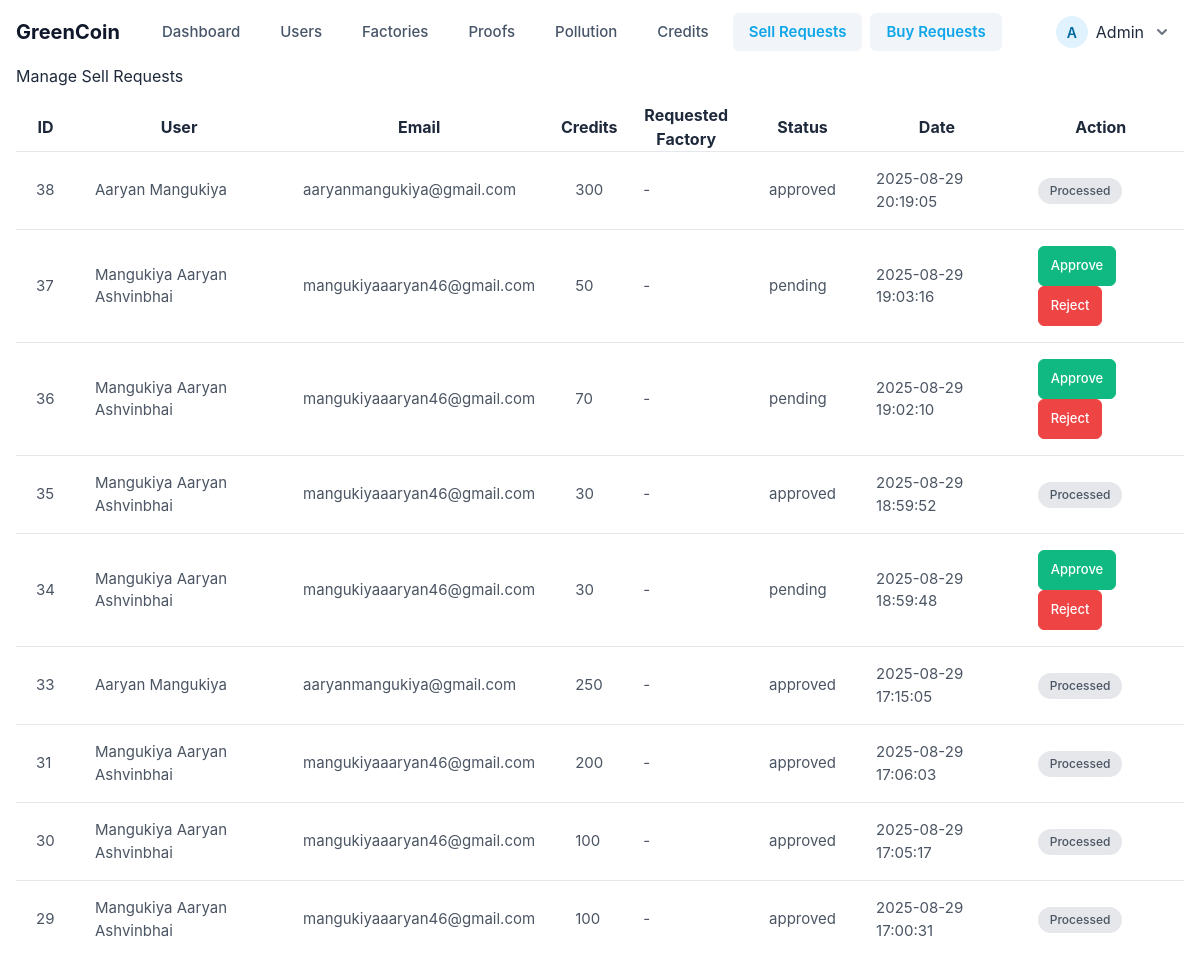
The app's page /admin/manage_sell_requests.php (signed in) with its own data.
### tables this page shows
CREATE TABLE `credit_transactions` (
  `id` int(11) NOT NULL,
  `user_id` int(11) NOT NULL,
  `factory_id` int(11) DEFAULT NULL,
  `type` enum('request','sell') NOT NULL,
  `credits` int(11) NOT NULL,
  `status` enum('pending','approved','rejected') DEFAULT 'pending',
  `created_at` timestamp NOT NULL DEFAULT current_timestamp()
);

CREATE TABLE `users` (
  `user_id` int(11) NOT NULL,
  `name` varchar(100) NOT NULL,
  `email` varchar(150) NOT NULL,
  `password_hash` varchar(255) NOT NULL,
  `role` enum('individual','NGO','admin','factory') NOT NULL DEFAULT 'individual',
  `profile_image` varchar(255) DEFAULT NULL,
  `created_at` timestamp NOT NULL DEFAULT current_timestamp(),
  `email_verified` tinyint(1) NOT NULL DEFAULT 0,
  `email_verified_at` datetime DEFAULT NULL
);

### admin/manage_sell_requests.php (the view, shortened to what this page needs)
<?php
require_once __DIR__ . '/header.php';
$rs = $conn->query("
    SELECT t.id, u.name, u.email, t.credits, t.status, t.created_at, f.name AS factory_name
    FROM credit_transactions t
    JOIN users u ON u.user_id = t.user_id
    LEFT JOIN factories f ON f.id = t.factory_id
    WHERE t.type = 'sell'
    ORDER BY t.created_at DESC
");
?>
<!DOCTYPE html>
<html lang="en">
<head>
    <script src="https://cdn.tailwindcss.com/3.4.16"></script>
    <link rel="stylesheet" href="https://cdnjs.cloudflare.com/ajax/libs/remixicon/4.6.0/remixicon.min.css" />
</head>
<body>
<h2>Manage Sell Requests</h2>
<table class="table" border="1" cellpadding="8" cellspacing="0" style="margin-top:15px; width:100%;">
  <tr>
    <th>ID</th>
    <th>User</th>
    <th>Email</th>
    <th>Credits</th>
    <th>Requested Factory</th>
    <th>Status</th>
    <th>Date</th>
    <th>Action</th>
  </tr>
  <?php while($row = $rs->fetch_assoc()): ?>
    <tr>
      <td><?= (int)$row['id'] ?></td>
      <td><?= htmlspecialchars($row['name']) ?></td>
      <td><?= htmlspecialchars($row['email']) ?></td>
      <td><?= (int)$row['credits'] ?></td>
      <td><?= htmlspecialchars($row['factory_name'] ?? '-') ?></td>
      <td><?= htmlspecialchars($row['status']) ?></td>
      <td><?= htmlspecialchars($row['created_at']) ?></td>
      <td>
        <?php if ($row['status'] === 'pending'): ?>
            <form method="post" style="display:inline">
              <button name="action" value="approve" class="btn btn-success btn-sm">Approve</button>
              <button name="action" value="reject" class="btn btn-danger btn-sm">Reject</button>
            </form>
        <?php else: ?>
            <span class="badge bg-secondary">Processed</span>
        <?php endif; ?>
      </td>
    </tr>
  <?php endwhile; ?>
</table>
<?php require_once __DIR__ . '/footer.php'; ?>

### admin/header.php (shortened to what this page needs)
<!doctype html>
<html>
<head>
  <link rel="stylesheet" href="<?= BASE_URL ?>/assets/css/admin-styles.css">
  <link rel="stylesheet" href="<?= BASE_URL ?>/admin/css/user-management.css">
  <link rel="stylesheet" href="<?= BASE_URL ?>/admin/css/proofs.css">
  <link rel="stylesheet" href="<?= BASE_URL ?>/admin/css/pollution.css">
  <link rel="stylesheet" href="<?= BASE_URL ?>/admin/css/credits-report.css">
  <link rel="stylesheet" href="<?= BASE_URL ?>/admin/css/sell-requests.css">
</head>
<body>
<header>
  <div class="nav-container">
    <nav>
      <a href="<?= BASE_URL ?>" class="logo">
        <span>GreenCoin</span>
      </a>
      <div class="nav-links">
        <a href="<?= BASE_URL ?>/admin/admin_dashboard.php" class="<?= basename($_SERVER['PHP_SELF']) == 'admin_dashboard.php' ? 'active' : '' ?>">
          Dashboard
        </a>
        <a href="<?= BASE_URL ?>/admin/user.php" class="<?= basename($_SERVER['PHP_SELF']) == 'user.php' ? 'active' : '' ?>">
          Users
        </a>
        <a href="<?= BASE_URL ?>/admin/factories.php" class="<?= basename($_SERVER['PHP_SELF']) == 'factories.php' ? 'active' : '' ?>">
          Factories
        </a>
        <a href="<?= BASE_URL ?>/admin/proofs.php" class="<?= basename($_SERVER['PHP_SELF']) == 'proofs.php' ? 'active' : '' ?>">
          Proofs
        </a>
        <a href="<?= BASE_URL ?>/admin/pollution.php" class="<?= basename($_SERVER['PHP_SELF']) == 'pollution.php' ? 'active' : '' ?>">
          Pollution
        </a>
        <a href="<?= BASE_URL ?>/admin/credits_report.php" class="<?= basename($_SERVER['PHP_SELF']) == 'credits_report.php' ? 'active' : '' ?>">
          Credits
        </a>
        <a href="<?= BASE_URL ?>/admin/manage_sell_requests.php" class="<?= basename($_SERVER['PHP_SELF']) == 'manage_sell_requests.php' ? 'active' : '' ?>">
          Sell Requests
        </a>
        <a href="<?= BASE_URL ?>/admin/manage_factory_requests.php" class="<?= basename($_SERVER['PHP_SELF']) == 'manage_sell_requests.php' ? 'active' : '' ?>">
          Buy Requests
        </a>
      </div>
      <div class="flex items-center gap-4">
        <div class="user-menu">
          <button class="user-btn">
            <div class="user-avatar">
              <?= strtoupper(substr($_SESSION['user_name'] ?? 'A', 0, 1)) ?>
            </div>
            <span class="hidden md:inline"><?= $_SESSION['user_name'] ?? 'Admin' ?></span>
            <svg xmlns="http://www.w3.org/2000/svg" class="h-5 w-5 text-gray-500" viewBox="0 0 20 20" fill="currentColor">
              <path fill-rule="evenodd" d="M5.293 7.293a1 1 0 011.414 0L10 10.586l3.293-3.293a1 1 0 111.414 1.414l-4 4a1 1 0 01-1.414 0l-4-4a1 1 0 010-1.414z" clip-rule="evenodd" />
            </svg>
          </button>
        </div>
      </div>
    </nav>
<div class="wrap">

### admin/footer.php
</div>
</body>
</html>

### assets/css/admin-styles.css (style rules this page uses)
.user-avatar { width: 3rem; height: 3rem; border-radius: 9999px; background-color: #e5e7eb; display: flex; align-items: center; justify-content: center; font-weight: 600; color: #4b5563; text-transform: uppercase; }
.btn { display: inline-flex; align-items: center; justify-content: center; padding: 0.5rem 1rem; border-radius: 0.5rem; font-weight: 500; font-size: 0.875rem; cursor: pointer; transition: all 0.15s; border: 1px solid transparent; }
.btn-danger { background-color: #fee2e2; color: #b91c1c; border-color: #fecaca; }

### admin/css/user-management.css (style rules this page uses)
:root { --primary: #4F46E5; --primary-hover: #4338CA; --secondary: #6B7280; --success: #10B981; --danger: #EF4444; --warning: #F59E0B; --light: #F9FAFB; --dark: #111827; --border: #E5E7EB; --shadow: 0 1px 3px 0 rgba(0, 0, 0, 0.1), 0 1px 2px 0 rgba(0, 0, 0, 0.06); --shadow-md: 0 4px 6px -1px rgba(0, 0, 0, 0.1), 0 2px 4px -1px rgba(0, 0, 0, 0.06); --transition: all 0.2s ease-in-out; }
button { cursor: pointer; transition: var(--transition); font-weight: 500; border: none; display: inline-flex; align-items: center; justify-content: center; }
.flex { display: flex; }
.items-center { align-items: center; }

### admin/css/proofs.css (style rules this page uses)
.btn { padding: 0.5rem 1rem; border-radius: 0.375rem; font-size: 0.875rem; font-weight: 500; cursor: pointer; transition: all 0.2s; border: none; display: inline-flex; align-items: center; justify-content: center; gap: 0.5rem; }
.btn-danger { background-color: #ef4444; color: white; }

### admin/css/pollution.css (style rules this page uses)
.btn { display: inline-flex; align-items: center; justify-content: center; padding: 0.5rem 1rem; font-size: 0.875rem; font-weight: 500; border-radius: 0.5rem; cursor: pointer; transition: all 0.2s; border: 1px solid transparent; height: 2.5rem; }
.badge { display: inline-flex; align-items: center; padding: 0.25rem 0.75rem; border-radius: 9999px; font-size: 0.75rem; font-weight: 500; text-transform: capitalize; }

### admin/css/credits-report.css (style rules this page uses)
.badge { display: inline-flex; align-items: center; padding: 0.25rem 0.75rem; border-radius: 9999px; font-size: 0.75rem; font-weight: 500; text-transform: capitalize; }

### admin/css/sell-requests.css (style rules this page uses)
:root { --primary: #10b981; --primary-hover: #059669; --danger: #ef4444; --danger-hover: #dc2626; --secondary: #6b7280; --light-gray: #f3f4f6; --border-color: #e5e7eb; --text-muted: #6b7280; --shadow: 0 1px 3px rgba(0, 0, 0, 0.1); --border-radius: 0.5rem; --transition: all 0.2s ease; }
.table { width: 100%; border-collapse: collapse; min-width: 800px; }
.table tbody tr { border-bottom: 1px solid var(--border-color); transition: var(--transition); }
.table tbody tr:last-child { border-bottom: none; }
.table tbody td { padding: 1rem 1.25rem; vertical-align: middle; color: #4b5563; font-size: 0.9375rem; }
.btn { display: inline-flex; align-items: center; justify-content: center; padding: 0.5rem 1rem; border-radius: 0.375rem; font-size: 0.875rem; font-weight: 500; line-height: 1.5; cursor: pointer; transition: var(--transition); border: 1px solid transparent; gap: 0.5rem; }
.btn-sm { padding: 0.25rem 0.75rem; font-size: 0.8125rem; }
.btn-success { background-color: var(--primary); color: white; border-color: var(--primary); }
.btn-danger { background-color: var(--danger); color: white; border-color: var(--danger); }
.table tbody tr { animation: fadeIn 0.3s ease-out forwards; opacity: 0; }
.table tbody tr:nth-child(1) { animation-delay: 0.05s; }
.table tbody tr:nth-child(2) { animation-delay: 0.1s; }
.table tbody tr:nth-child(3) { animation-delay: 0.15s; }
.table tbody tr:nth-child(4) { animation-delay: 0.2s; }
.table tbody tr:nth-child(5) { animation-delay: 0.25s; }

### records on screen
credit_transactions: id "38", user.name "Aaryan Mangukiya", user.email "aaryanmangukiya@gmail.com", credits "300", factory_name "-", status "approved", created_at "2025-08-29 20:19:05", shows "Processed"
credit_transactions: id "37", user.name "Mangukiya Aaryan Ashvinbhai", user.email "mangukiyaaaryan46@gmail.com", credits "50", factory_name "-", status "pending", created_at "2025-08-29 19:03:16"
credit_transactions: id "36", user.name "Mangukiya Aaryan Ashvinbhai", user.email "mangukiyaaaryan46@gmail.com", credits "70", factory_name "-", status "pending", created_at "2025-08-29 19:02:10"
credit_transactions: id "35", user.name "Mangukiya Aaryan Ashvinbhai", user.email "mangukiyaaaryan46@gmail.com", credits "30", factory_name "-", status "approved", created_at "2025-08-29 18:59:52", shows "Processed"
credit_transactions: id "34", user.name "Mangukiya Aaryan Ashvinbhai", user.email "mangukiyaaaryan46@gmail.com", credits "30", factory_name "-", status "pending", created_at "2025-08-29 18:59:48"
credit_transactions: id "33", user.name "Aaryan Mangukiya", user.email "aaryanmangukiya@gmail.com", credits "250", factory_name "-", status "approved", created_at "2025-08-29 17:15:05", shows "Processed"
credit_transactions: id "31", user.name "Mangukiya Aaryan Ashvinbhai", user.email "mangukiyaaaryan46@gmail.com", credits "200", factory_name "-", status "approved", created_at "2025-08-29 17:06:03", shows "Processed"
credit_transactions: id "30", user.name "Mangukiya Aaryan Ashvinbhai", user.email "mangukiyaaaryan46@gmail.com", credits "100", factory_name "-", status "approved", created_at "2025-08-29 17:05:17", shows "Processed"
credit_transactions: id "29", user.name "Mangukiya Aaryan Ashvinbhai", user.email "mangukiyaaaryan46@gmail.com", credits "100", factory_name "-", status "approved", created_at "2025-08-29 17:00:31", shows "Processed"

### other values on screen
substr($_SESSION['user_name'] ?? 'A', 0, 1) "A"
$_SESSION['user_name'] "Admin"
